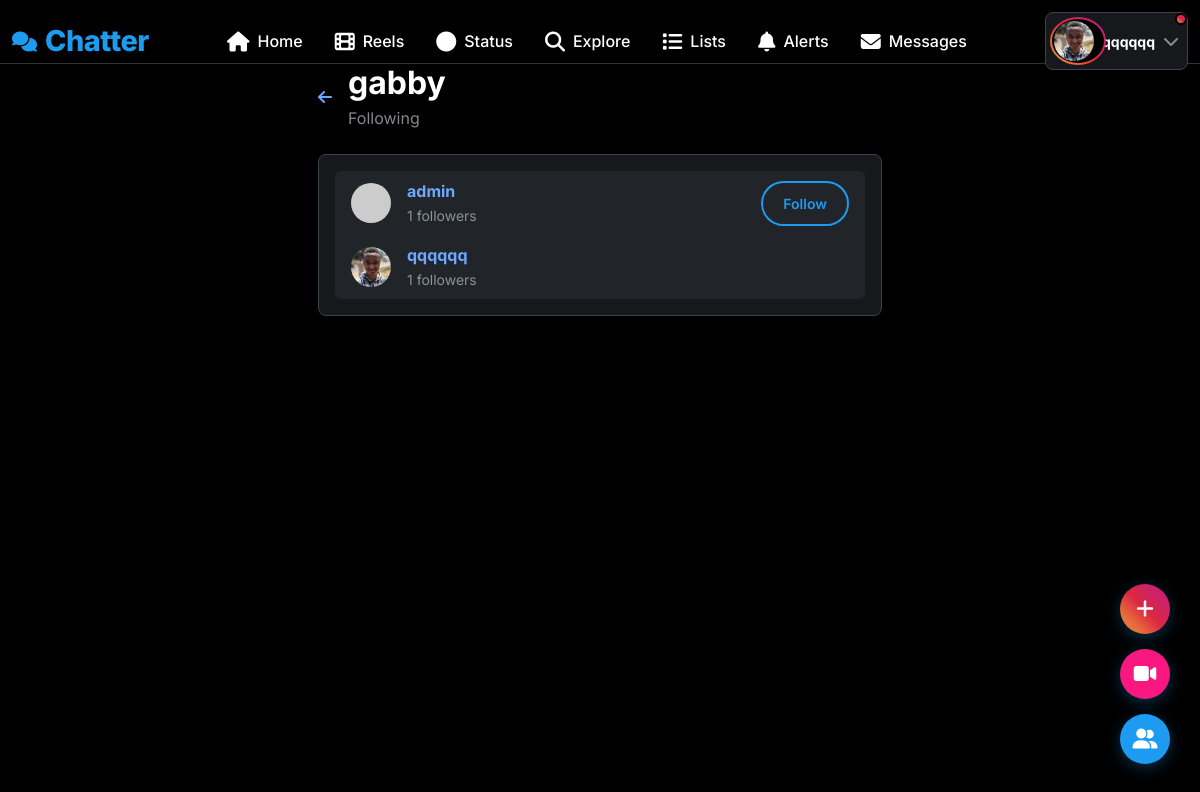
Screenshot of /profile/gabby/following (signed in) with the database file from the repository.
### app.py (models this page shows, shortened)
class User(UserMixin, db.Model):
    id = db.Column(db.Integer, primary_key=True)
    username = db.Column(db.String(80), unique=True, nullable=False, index=True)
    email = db.Column(db.String(120), unique=True, nullable=False, index=True)
    password_hash = db.Column(db.String(200), nullable=False)
    bio = db.Column(db.String(500))
    location = db.Column(db.String(100))
    website = db.Column(db.String(200))
    profile_picture = db.Column(db.String(200), default='default.jpg')
    cover_picture = db.Column(db.String(200), default='default_cover.jpg')
    is_admin = db.Column(db.Boolean, default=False)
    created_at = db.Column(db.DateTime, default=datetime.utcnow)
    is_online = db.Column(db.Boolean, default=False)
    last_seen = db.Column(db.DateTime, default=datetime.utcnow)
    is_verified = db.Column(db.Boolean, default=False)
    posts = db.relationship('Post', backref='author', lazy='dynamic', cascade='all, delete-orphan')
    likes = db.relationship('Like', backref='user', lazy='dynamic', cascade='all, delete-orphan')
    comments = db.relationship('Comment', backref='author', lazy='dynamic', cascade='all, delete-orphan')
    notifications = db.relationship('Notification', backref='user', lazy='dynamic', cascade='all, delete-orphan')
    sent_messages = db.relationship('Message', foreign_keys='Message.sender_id', backref='sender', lazy='dynamic')
    received_messages = db.relationship('Message', foreign_keys='Message.receiver_id', backref='receiver', lazy='dynamic')
    bookmarks = db.relationship('Bookmark', backref='user', lazy='dynamic', cascade='all, delete-orphan')
    reports_made = db.relationship('Report', foreign_keys='Report.reporter_id', backref='reporter', lazy='dynamic')
    reports_received = db.relationship('Report', foreign_keys='Report.reported_id', backref='reported', lazy='dynamic')
    pinned_posts = db.relationship('PinnedPost', backref='user', lazy='dynamic', cascade='all, delete-orphan')
    created_lists = db.relationship('UserList', backref='creator', lazy='dynamic', cascade='all, delete-orphan')
    list_subscriptions = db.relationship('ListSubscriber', backref='subscriber', lazy='dynamic', cascade='all, delete-orphan')
    list_memberships = db.relationship('ListMember', backref='member', lazy='dynamic', cascade='all, delete-orphan')
    reels = db.relationship('Reel', backref='user', lazy='dynamic', cascade='all, delete-orphan')
    reel_likes = db.relationship('ReelLike', backref='liker', lazy='dynamic', cascade='all, delete-orphan')
    reel_comments = db.relationship('ReelComment', backref='author', lazy='dynamic', cascade='all, delete-orphan')
    reel_views = db.relationship('ReelView', backref='viewer', lazy='dynamic', cascade='all, delete-orphan')
    statuses = db.relationship('Status', backref='user', lazy='dynamic', cascade='all, delete-orphan')
    status_views = db.relationship('StatusView', backref='viewer', lazy='dynamic', cascade='all, delete-orphan')
    followed = db.relationship(
        'User', secondary=followers,
        primaryjoin=(followers.c.follower_id == id),
        secondaryjoin=(followers.c.followed_id == id),
        backref=db.backref('followers', lazy='dynamic'), lazy='dynamic')
    blocked = db.relationship(
        'User', secondary=blocked_users,
        primaryjoin=(blocked_users.c.blocker_id == id),
        secondaryjoin=(blocked_users.c.blocked_id == id),
        backref=db.backref('blocked_by', lazy='dynamic'), lazy='dynamic')
    def is_following(self, user):
        return self.followed.filter(followers.c.followed_id == user.id).count() > 0
    def has_blocked(self, user):
        return self.blocked.filter(blocked_users.c.blocked_id == user.id).count() > 0
    def can_interact_with(self, user):
        return not self.has_blocked(user) and not user.has_blocked(self)
    def get_unread_message_count(self):
        return Message.query.filter_by(receiver_id=self.id, is_read=False).count()
    def get_unread_notification_count(self):
        return Notification.query.filter_by(user_id=self.id, is_read=False).count()

### app.py (the view)
@app.route('/profile/<username>/following')
@login_required
def profile_following(username):
    user = User.query.filter_by(username=username).first_or_404()
    if not current_user.can_interact_with(user):
        flash('You cannot view this profile.', 'danger')
        return redirect(url_for('feed'))
    following = user.followed.all()
    return render_template('profile_following.html',
                         user=user,
                         following=following)

### templates/profile_following.html (shortened to what this page needs)
{% extends "base.html" %}
{% block content %}
<div class="container-fluid">
    <div class="row">
        <div class="col-lg-6 mx-auto">
            <div class="d-flex align-items-center mb-4">
                <a href="{{ url_for('profile', username=user.username) }}" class="text-decoration-none me-3">
                    <i class="fas fa-arrow-left"></i>
                </a>
                <div>
                    <h2 class="fw-bold mb-1">{{ user.username }}</h2>
                    <p class="text-muted mb-0">Following</p>
                </div>
            </div>
            <div class="glass-effect rounded-3" style="border: 1px solid var(--border-light);">
                <div class="p-3">
                    {% if following %}
                        <div class="list-group">
                            {% for follow in following %}
                            <div class="list-group-item border-0">
                                <div class="d-flex justify-content-between align-items-center">
                                    <div class="d-flex align-items-center">
                                        <a href="{{ url_for('profile', username=follow.username) }}" class="text-decoration-none me-3">
                                            <img src="{{ url_for('static', filename='uploads/profiles/' + follow.profile_picture) }}"
                                                 class="avatar-sm"
                                                 onerror="this.src='https://ui-avatars.com/api/?name={{ follow.username }}&background=1d9bf0&color=fff'">
                                        </a>
                                        <div>
                                            <a href="{{ url_for('profile', username=follow.username) }}" class="text-decoration-none fw-bold">
                                                {{ follow.username }}
                                            </a>
                                            <br>
                                            <small class="text-muted">{{ follow.followers.count() }} followers</small>
                                        </div>
                                    </div>
                                    {% if current_user.id != follow.id %}
                                    <button class="btn btn-sm {% if current_user.is_following(follow) %}btn-primary{% else %}btn-outline-primary{% endif %} follow-btn"
                                            data-user-id="{{ follow.id }}">
                                        {% if current_user.is_following(follow) %}Following{% else %}Follow{% endif %}
                                    </button>
                                    {% endif %}
                                </div>
                            </div>
                            {% endfor %}
                        </div>
                    {% else %}
                        <div class="text-center py-5">
                            <i class="fas fa-user-friends fa-3x text-muted mb-3"></i>
                            <h5 class="text-muted">Not following anyone</h5>
                            <p class="text-muted">When {{ user.username }} follows people, they'll appear here.</p>
                        </div>
                    {% endif %}
                </div>
            </div>
        </div>
    </div>
</div>
{% endblock %}

### templates/base.html (shortened to what this page needs)
<!DOCTYPE html>
<html lang="en" data-bs-theme="dark">
<head>
    <link href="https://cdn.jsdelivr.net/npm/bootstrap@5.3.0/dist/css/bootstrap.min.css" rel="stylesheet">
    <link href="https://cdnjs.cloudflare.com/ajax/libs/font-awesome/6.4.0/css/all.min.css" rel="stylesheet">
</head>
<body>
    <nav class="top-nav">
        <div class="container-fluid">
            <div class="row align-items-center">
                <div class="col">
                    <div class="d-flex align-items-center justify-content-between">
                        <a href="{{ url_for('feed') if current_user.is_authenticated else url_for('login') }}" class="text-decoration-none">
                            <div class="d-flex align-items-center">
                                <i class="fas fa-comments fa-lg me-2" style="color: var(--primary-color);"></i>
                                <span class="logo">Chatter</span>
                            </div>
                        </a>
                        {% if current_user.is_authenticated %}
                        <div class="d-none d-md-flex align-items-center">
                            <a class="nav-link {% if request.endpoint == 'feed' %}active{% endif %}" href="{{ url_for('feed') }}">
                                <i class="fas fa-home fa-lg me-2"></i>
                                <span>Home</span>
                            </a>
                            <a class="nav-link {% if request.endpoint == 'reels_feed' %}active{% endif %}" href="{{ url_for('reels_feed') }}">
                                <i class="fas fa-film fa-lg me-2"></i>
                                <span>Reels</span>
                            </a>
                            <a class="nav-link {% if request.endpoint == 'status_feed' %}active{% endif %}" href="{{ url_for('status_feed') }}">
                                <i class="fas fa-circle fa-lg me-2"></i>
                                <span>Status</span>
                            </a>
                            <a class="nav-link {% if request.endpoint == 'search' %}active{% endif %}" href="{{ url_for('search') }}">
                                <i class="fas fa-search fa-lg me-2"></i>
                                <span>Explore</span>
                            </a>
                            <a class="nav-link {% if request.endpoint == 'lists' %}active{% endif %}" href="{{ url_for('lists') }}">
                                <i class="fas fa-list fa-lg me-2"></i>
                                <span>Lists</span>
                            </a>
                            <a class="nav-link {% if request.endpoint == 'notifications' %}active{% endif %}" href="{{ url_for('notifications') }}">
                                <i class="fas fa-bell fa-lg me-2"></i>
                                <span>Alerts</span>
                            </a>
                            <a class="nav-link {% if request.endpoint == 'messages' %}active{% endif %}" href="{{ url_for('messages') }}">
                                <i class="fas fa-envelope fa-lg me-2"></i>
                                <span>Messages</span>
                            </a>
                        </div>
                        {% endif %}
                        {% if current_user.is_authenticated %}
                        <div class="dropdown">
                            <button class="btn d-flex align-items-center text-decoration-none p-2 rounded-3 {% if current_user and has_active_status(current_user.id) %}has-status-indicator{% endif %}"
                                    style="background: var(--card-color); border: 1px solid var(--border-light); color: var(--text-primary);"
                                    type="button" data-bs-toggle="dropdown">
                                <div class="profile-with-status">
                                    <img src="{{ get_user_avatar_url(current_user) }}"
                                         class="profile-img-with-ring avatar-sm me-2">
                                </div>
                                <span class="fw-bold small">{{ current_user.username }}</span>
                                <i class="fas fa-chevron-down text-muted ms-2"></i>
                            </button>
                        </div>
                        {% else %}
                        <div class="d-flex gap-2">
                            <a href="{{ url_for('login') }}" class="btn btn-outline-primary btn-sm">Login</a>
                            <a href="{{ url_for('signup') }}" class="btn btn-primary btn-sm">Sign Up</a>
                        </div>
                        {% endif %}
                    </div>
                </div>
            </div>
        </div>
    </nav>
    <div class="main-content">
        <div class="container-fluid">
            {% block content %}{% endblock %}
        </div>
    </div>
    {% if current_user.is_authenticated %}
    <div class="bottom-right-widget">
        <button class="widget-btn create-status" onclick="createStatus()" title="Create Status">
            <i class="fas fa-plus"></i>
        </button>
        <button class="widget-btn create-reel" onclick="uploadReel()" title="Upload Reel">
            <i class="fas fa-video"></i>
        </button>
        <button class="widget-btn" onclick="toggleFollowersStatus()" title="Friends' Status">
            <i class="fas fa-user-friends"></i>
        </button>
    </div>
    {% endif %}
    <div id="toast-container" class="toast-container position-fixed top-0 end-0 p-3"></div>
</body>
</html>

### rows the page displays
User: profile_picture (picture), username "qqqqqq", followers.count "1"
User: username "gabby"
User: username "admin", followers.count "1", shows "Follow"
